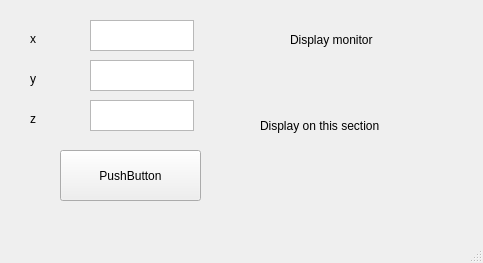
<?xml version="1.0" encoding="UTF-8"?>
<ui version="4.0">
 <class>MainWindow</class>
 <widget class="QMainWindow" name="MainWindow">
  <property name="geometry">
   <rect>
    <x>0</x>
    <y>0</y>
    <width>483</width>
    <height>263</height>
   </rect>
  </property>
  <property name="windowTitle">
   <string>MainWindow</string>
  </property>
  <widget class="QWidget" name="centralwidget">
   <widget class="QLabel" name="label">
    <property name="geometry">
     <rect>
      <x>30</x>
      <y>30</y>
      <width>67</width>
      <height>17</height>
     </rect>
    </property>
    <property name="text">
     <string>x</string>
    </property>
   </widget>
   <widget class="QLabel" name="label_2">
    <property name="geometry">
     <rect>
      <x>30</x>
      <y>70</y>
      <width>67</width>
      <height>17</height>
     </rect>
    </property>
    <property name="text">
     <string>y</string>
    </property>
   </widget>
   <widget class="QLabel" name="label_3">
    <property name="geometry">
     <rect>
      <x>30</x>
      <y>110</y>
      <width>67</width>
      <height>17</height>
     </rect>
    </property>
    <property name="text">
     <string>z</string>
    </property>
   </widget>
   <widget class="QPlainTextEdit" name="inX">
    <property name="geometry">
     <rect>
      <x>90</x>
      <y>20</y>
      <width>104</width>
      <height>31</height>
     </rect>
    </property>
   </widget>
   <widget class="QPlainTextEdit" name="inY">
    <property name="geometry">
     <rect>
      <x>90</x>
      <y>60</y>
      <width>104</width>
      <height>31</height>
     </rect>
    </property>
   </widget>
   <widget class="QTextEdit" name="inZ">
    <property name="geometry">
     <rect>
      <x>90</x>
      <y>100</y>
      <width>104</width>
      <height>31</height>
     </rect>
    </property>
   </widget>
   <widget class="QLabel" name="label_4">
    <property name="geometry">
     <rect>
      <x>290</x>
      <y>30</y>
      <width>121</width>
      <height>20</height>
     </rect>
    </property>
    <property name="text">
     <string>Display monitor</string>
    </property>
   </widget>
   <widget class="QLabel" name="disp1">
    <property name="geometry">
     <rect>
      <x>260</x>
      <y>60</y>
      <width>181</width>
      <height>131</height>
     </rect>
    </property>
    <property name="text">
     <string>Display on this section</string>
    </property>
   </widget>
   <widget class="QPushButton" name="buttCommand">
    <property name="geometry">
     <rect>
      <x>60</x>
      <y>150</y>
      <width>141</width>
      <height>51</height>
     </rect>
    </property>
    <property name="text">
     <string>PushButton</string>
    </property>
   </widget>
  </widget>
  <widget class="QMenuBar" name="menubar">
   <property name="geometry">
    <rect>
     <x>0</x>
     <y>0</y>
     <width>483</width>
     <height>22</height>
    </rect>
   </property>
  </widget>
  <widget class="QStatusBar" name="statusbar"/>
 </widget>
 <resources/>
 <connections/>
</ui>
